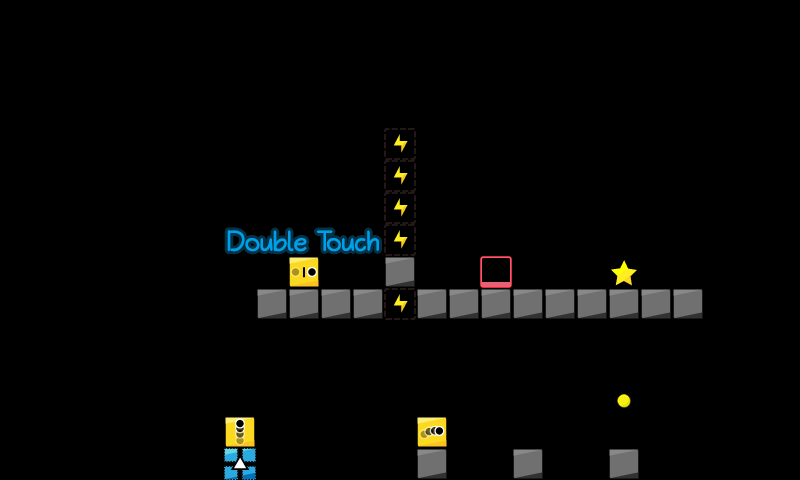

The image is a tile-based game level rendered from a .tmx file. Its description and source (layers, tilesets, objects; grid data summarised) follow:
An orthogonal 25x15 tile map with 32x32 px tiles, 1 tile layer (map) and 2 objects (2x Asteroid).

<map version="1.2" tiledversion="1.2.4" orientation="orthogonal" renderorder="right-down" width="25" height="15" tilewidth="32" tileheight="32" infinite="0" nextlayerid="3" nextobjectid="3">
 <tileset firstgid="1" name="map_tiles" tilewidth="32" tileheight="32" tilecount="225" columns="15">
  <image source="../../img/map_tiles.png" width="480" height="480" />
 </tileset>
 <layer id="1" name="map" width="25" height="15">
  <data>[375 cells, 34 non-empty, 14 distinct tile ids]</data>
 </layer>
 <objectgroup id="2" name="Object Layer 1">
  <object id="1" name="Asteroid" x="448" y="320" width="32" height="32" />
  <object id="2" name="Asteroid" x="480" y="320" width="32" height="32" />
 </objectgroup>
</map>
